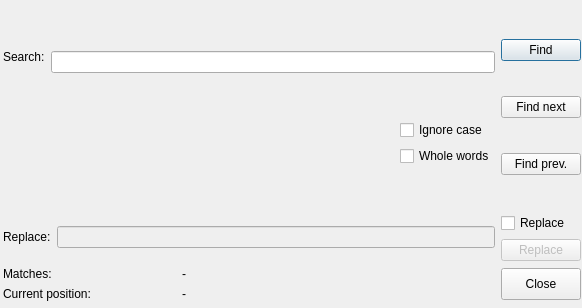
<?xml version="1.0" encoding="UTF-8"?>
<ui version="4.0">
 <class>Dialog</class>
 <widget class="QDialog" name="Dialog">
  <property name="windowModality">
   <enum>Qt::WindowModal</enum>
  </property>
  <property name="geometry">
   <rect>
    <x>0</x>
    <y>0</y>
    <width>582</width>
    <height>308</height>
   </rect>
  </property>
  <property name="sizePolicy">
   <sizepolicy hsizetype="Preferred" vsizetype="Fixed">
    <horstretch>0</horstretch>
    <verstretch>0</verstretch>
   </sizepolicy>
  </property>
  <property name="windowTitle">
   <string>Search/Replace</string>
  </property>
  <property name="windowIcon">
   <iconset theme="edit-find-replace">
    <normaloff>../../../../../../.designer/backup</normaloff>../../../../../../.designer/backup</iconset>
  </property>
  <property name="locale">
   <locale language="English" country="UnitedStates"/>
  </property>
  <widget class="QWidget" name="verticalLayoutWidget">
   <property name="geometry">
    <rect>
     <x>0</x>
     <y>10</y>
     <width>581</width>
     <height>291</height>
    </rect>
   </property>
   <layout class="QVBoxLayout" name="verticalLayout">
    <property name="sizeConstraint">
     <enum>QLayout::SetDefaultConstraint</enum>
    </property>
    <property name="leftMargin">
     <number>3</number>
    </property>
    <item>
     <layout class="QHBoxLayout" name="horizontalLayout_6">
      <item>
       <layout class="QVBoxLayout" name="verticalLayout_9">
        <item>
         <spacer name="verticalSpacer_2">
          <property name="orientation">
           <enum>Qt::Vertical</enum>
          </property>
          <property name="sizeType">
           <enum>QSizePolicy::Fixed</enum>
          </property>
          <property name="sizeHint" stdset="0">
           <size>
            <width>20</width>
            <height>40</height>
           </size>
          </property>
         </spacer>
        </item>
        <item>
         <widget class="QLabel" name="label">
          <property name="text">
           <string>Search:</string>
          </property>
         </widget>
        </item>
        <item>
         <spacer name="verticalSpacer">
          <property name="orientation">
           <enum>Qt::Vertical</enum>
          </property>
          <property name="sizeHint" stdset="0">
           <size>
            <width>20</width>
            <height>40</height>
           </size>
          </property>
         </spacer>
        </item>
       </layout>
      </item>
      <item>
       <layout class="QVBoxLayout" name="verticalLayout_8">
        <item>
         <widget class="QLineEdit" name="lineEditSearch"/>
        </item>
        <item>
         <layout class="QHBoxLayout" name="horizontalLayout_2">
          <item>
           <spacer name="horizontalSpacer">
            <property name="orientation">
             <enum>Qt::Horizontal</enum>
            </property>
            <property name="sizeHint" stdset="0">
             <size>
              <width>40</width>
              <height>20</height>
             </size>
            </property>
           </spacer>
          </item>
          <item>
           <layout class="QVBoxLayout" name="verticalLayout_4">
            <item>
             <widget class="QCheckBox" name="cbIgnoreCase">
              <property name="text">
               <string>Ignore case</string>
              </property>
             </widget>
            </item>
            <item>
             <widget class="QCheckBox" name="cbWholeWords">
              <property name="text">
               <string>Whole words</string>
              </property>
             </widget>
            </item>
           </layout>
          </item>
         </layout>
        </item>
       </layout>
      </item>
      <item>
       <layout class="QVBoxLayout" name="verticalLayout_7">
        <item>
         <widget class="QPushButton" name="pbFind">
          <property name="toolTip">
           <string>Find, find next</string>
          </property>
          <property name="text">
           <string>Find</string>
          </property>
         </widget>
        </item>
        <item>
         <widget class="QPushButton" name="pbFindNext">
          <property name="text">
           <string>Find next</string>
          </property>
         </widget>
        </item>
        <item>
         <widget class="QPushButton" name="pbFindPrev">
          <property name="toolTip">
           <string>Find previous</string>
          </property>
          <property name="locale">
           <locale language="English" country="UnitedStates"/>
          </property>
          <property name="text">
           <string>Find prev.</string>
          </property>
         </widget>
        </item>
       </layout>
      </item>
     </layout>
    </item>
    <item>
     <layout class="QHBoxLayout" name="horizontalLayout_5">
      <item>
       <widget class="QLabel" name="label_2">
        <property name="text">
         <string>Replace:</string>
        </property>
       </widget>
      </item>
      <item>
       <widget class="QLineEdit" name="lineEditReplace">
        <property name="enabled">
         <bool>false</bool>
        </property>
       </widget>
      </item>
      <item>
       <layout class="QVBoxLayout" name="verticalLayout_10">
        <item>
         <widget class="QCheckBox" name="cbReplace">
          <property name="toolTip">
           <string>Enable replace</string>
          </property>
          <property name="text">
           <string>Replace</string>
          </property>
         </widget>
        </item>
        <item>
         <widget class="QPushButton" name="pbReplace">
          <property name="enabled">
           <bool>false</bool>
          </property>
          <property name="toolTip">
           <string>Replace</string>
          </property>
          <property name="text">
           <string>Replace</string>
          </property>
         </widget>
        </item>
       </layout>
      </item>
     </layout>
    </item>
    <item>
     <layout class="QHBoxLayout" name="horizontalLayout_4">
      <item>
       <layout class="QVBoxLayout" name="verticalLayout_12">
        <property name="sizeConstraint">
         <enum>QLayout::SetNoConstraint</enum>
        </property>
        <item>
         <widget class="QLabel" name="label_3">
          <property name="text">
           <string>Matches:</string>
          </property>
         </widget>
        </item>
        <item>
         <widget class="QLabel" name="label_4">
          <property name="text">
           <string>Current position:</string>
          </property>
         </widget>
        </item>
       </layout>
      </item>
      <item>
       <layout class="QVBoxLayout" name="verticalLayout_13">
        <item>
         <widget class="QLabel" name="lbNoMatches">
          <property name="text">
           <string>-</string>
          </property>
         </widget>
        </item>
        <item>
         <widget class="QLabel" name="lbPosition">
          <property name="text">
           <string>-</string>
          </property>
         </widget>
        </item>
       </layout>
      </item>
      <item>
       <layout class="QVBoxLayout" name="verticalLayout_11">
        <property name="sizeConstraint">
         <enum>QLayout::SetDefaultConstraint</enum>
        </property>
        <property name="leftMargin">
         <number>140</number>
        </property>
        <item>
         <widget class="QPushButton" name="pbClose">
          <property name="maximumSize">
           <size>
            <width>100</width>
            <height>32</height>
           </size>
          </property>
          <property name="text">
           <string>Close</string>
          </property>
         </widget>
        </item>
       </layout>
      </item>
     </layout>
    </item>
   </layout>
  </widget>
  <action name="actionFind">
   <property name="icon">
    <iconset theme="edit-find">
     <normaloff>../../../../../../.designer/backup</normaloff>../../../../../../.designer/backup</iconset>
   </property>
   <property name="text">
    <string>Find</string>
   </property>
   <property name="toolTip">
    <string>Find, Find next</string>
   </property>
   <property name="statusTip">
    <string>Find, Find next</string>
   </property>
   <property name="shortcut">
    <string>Ctrl+F</string>
   </property>
  </action>
  <action name="actionfindPrev">
   <property name="icon">
    <iconset theme="go-previous">
     <normaloff>../../../../../../.designer/backup</normaloff>../../../../../../.designer/backup</iconset>
   </property>
   <property name="text">
    <string>findPrev</string>
   </property>
   <property name="toolTip">
    <string>Find previous</string>
   </property>
  </action>
  <action name="actionenableReplace">
   <property name="text">
    <string>enableReplace</string>
   </property>
  </action>
  <action name="actionReplace">
   <property name="icon">
    <iconset theme="edit-find-replace">
     <normaloff>../../../../../../.designer/backup</normaloff>../../../../../../.designer/backup</iconset>
   </property>
   <property name="text">
    <string>Replace</string>
   </property>
  </action>
  <action name="actionClose">
   <property name="icon">
    <iconset theme="window-close">
     <normaloff>../../../../../../.designer/backup</normaloff>../../../../../../.designer/backup</iconset>
   </property>
   <property name="text">
    <string>Close</string>
   </property>
  </action>
  <action name="actionFind_next">
   <property name="icon">
    <iconset theme="go-next">
     <normaloff>../../../../../../.designer/backup</normaloff>../../../../../../.designer/backup</iconset>
   </property>
   <property name="text">
    <string>Find next</string>
   </property>
   <property name="toolTip">
    <string>Find next</string>
   </property>
  </action>
  <action name="actionWholeWords">
   <property name="text">
    <string>WholeWords</string>
   </property>
   <property name="toolTip">
    <string>Whole words only</string>
   </property>
  </action>
 </widget>
 <resources/>
 <connections>
  <connection>
   <sender>pbFind</sender>
   <signal>clicked()</signal>
   <receiver>actionFind</receiver>
   <slot>trigger()</slot>
   <hints>
    <hint type="sourcelabel">
     <x>689</x>
     <y>34</y>
    </hint>
    <hint type="destinationlabel">
     <x>-1</x>
     <y>-1</y>
    </hint>
   </hints>
  </connection>
  <connection>
   <sender>pbFindPrev</sender>
   <signal>clicked()</signal>
   <receiver>actionfindPrev</receiver>
   <slot>trigger()</slot>
   <hints>
    <hint type="sourcelabel">
     <x>689</x>
     <y>79</y>
    </hint>
    <hint type="destinationlabel">
     <x>-1</x>
     <y>-1</y>
    </hint>
   </hints>
  </connection>
  <connection>
   <sender>cbReplace</sender>
   <signal>stateChanged(int)</signal>
   <receiver>actionenableReplace</receiver>
   <slot>trigger()</slot>
   <hints>
    <hint type="sourcelabel">
     <x>689</x>
     <y>129</y>
    </hint>
    <hint type="destinationlabel">
     <x>-1</x>
     <y>-1</y>
    </hint>
   </hints>
  </connection>
  <connection>
   <sender>pbReplace</sender>
   <signal>clicked()</signal>
   <receiver>actionReplace</receiver>
   <slot>trigger()</slot>
   <hints>
    <hint type="sourcelabel">
     <x>689</x>
     <y>172</y>
    </hint>
    <hint type="destinationlabel">
     <x>-1</x>
     <y>-1</y>
    </hint>
   </hints>
  </connection>
  <connection>
   <sender>pbClose</sender>
   <signal>clicked()</signal>
   <receiver>actionClose</receiver>
   <slot>trigger()</slot>
   <hints>
    <hint type="sourcelabel">
     <x>679</x>
     <y>253</y>
    </hint>
    <hint type="destinationlabel">
     <x>-1</x>
     <y>-1</y>
    </hint>
   </hints>
  </connection>
  <connection>
   <sender>lineEditReplace</sender>
   <signal>returnPressed()</signal>
   <receiver>actionReplace</receiver>
   <slot>trigger()</slot>
   <hints>
    <hint type="sourcelabel">
     <x>352</x>
     <y>154</y>
    </hint>
    <hint type="destinationlabel">
     <x>-1</x>
     <y>-1</y>
    </hint>
   </hints>
  </connection>
  <connection>
   <sender>lineEditSearch</sender>
   <signal>returnPressed()</signal>
   <receiver>actionFind</receiver>
   <slot>trigger()</slot>
   <hints>
    <hint type="sourcelabel">
     <x>349</x>
     <y>56</y>
    </hint>
    <hint type="destinationlabel">
     <x>689</x>
     <y>34</y>
    </hint>
   </hints>
  </connection>
  <connection>
   <sender>pbFindNext</sender>
   <signal>clicked()</signal>
   <receiver>actionFind_next</receiver>
   <slot>trigger()</slot>
   <hints>
    <hint type="sourcelabel">
     <x>689</x>
     <y>71</y>
    </hint>
    <hint type="destinationlabel">
     <x>-1</x>
     <y>-1</y>
    </hint>
   </hints>
  </connection>
  <connection>
   <sender>cbWholeWords</sender>
   <signal>stateChanged(int)</signal>
   <receiver>actionWholeWords</receiver>
   <slot>trigger()</slot>
   <hints>
    <hint type="sourcelabel">
     <x>438</x>
     <y>102</y>
    </hint>
    <hint type="destinationlabel">
     <x>-1</x>
     <y>-1</y>
    </hint>
   </hints>
  </connection>
 </connections>
</ui>
